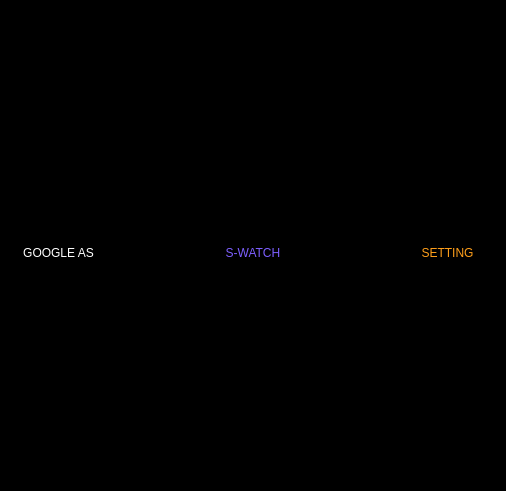
<?xml version="1.0" encoding="UTF-8"?>
<ui version="4.0">
 <class>Menu2</class>
 <widget class="QMainWindow" name="Menu2">
  <property name="geometry">
   <rect>
    <x>0</x>
    <y>0</y>
    <width>506</width>
    <height>491</height>
   </rect>
  </property>
  <property name="windowTitle">
   <string>MainWindow</string>
  </property>
  <property name="styleSheet">
   <string notr="true">background-color: rgb(0, 0, 0);</string>
  </property>
  <widget class="QWidget" name="centralwidget">
   <layout class="QHBoxLayout" name="drop_shadow_layout">
    <property name="spacing">
     <number>0</number>
    </property>
    <property name="leftMargin">
     <number>10</number>
    </property>
    <property name="topMargin">
     <number>10</number>
    </property>
    <property name="rightMargin">
     <number>10</number>
    </property>
    <property name="bottomMargin">
     <number>10</number>
    </property>
    <item>
     <layout class="QVBoxLayout" name="verticalLayout">
      <item>
       <layout class="QVBoxLayout" name="verticalLayout_2"/>
      </item>
      <item>
       <layout class="QHBoxLayout" name="horizontalLayout">
        <item>
         <widget class="QLabel" name="l1">
          <property name="text">
           <string/>
          </property>
          <property name="pixmap">
           <pixmap>Icon/assistant.png</pixmap>
          </property>
          <property name="scaledContents">
           <bool>false</bool>
          </property>
          <property name="alignment">
           <set>Qt::AlignCenter</set>
          </property>
         </widget>
        </item>
        <item>
         <widget class="QLabel" name="l2">
          <property name="text">
           <string/>
          </property>
          <property name="pixmap">
           <pixmap>Icon/icons8_coming_soon_100px.png</pixmap>
          </property>
          <property name="alignment">
           <set>Qt::AlignCenter</set>
          </property>
         </widget>
        </item>
        <item>
         <widget class="QLabel" name="l3">
          <property name="text">
           <string/>
          </property>
          <property name="pixmap">
           <pixmap>Icon/icons8_settings_100px_4.png</pixmap>
          </property>
          <property name="scaledContents">
           <bool>false</bool>
          </property>
          <property name="alignment">
           <set>Qt::AlignCenter</set>
          </property>
         </widget>
        </item>
       </layout>
      </item>
      <item>
       <layout class="QHBoxLayout" name="horizontalLayout_3">
        <item>
         <widget class="QLabel" name="label_4">
          <property name="styleSheet">
           <string notr="true">font: 75 20pt &quot;MS Shell Dlg 2&quot;;
color: rgb(255, 255, 255);</string>
          </property>
          <property name="text">
           <string>GOOGLE AS</string>
          </property>
          <property name="alignment">
           <set>Qt::AlignHCenter|Qt::AlignTop</set>
          </property>
         </widget>
        </item>
        <item>
         <widget class="QLabel" name="label_7">
          <property name="text">
           <string>TextLabel</string>
          </property>
         </widget>
        </item>
        <item>
         <widget class="QLabel" name="label_5">
          <property name="styleSheet">
           <string notr="true">font: 75 20pt &quot;MS Shell Dlg 2&quot;;
color: rgb(125, 95, 255);</string>
          </property>
          <property name="text">
           <string>S-WATCH</string>
          </property>
          <property name="alignment">
           <set>Qt::AlignHCenter|Qt::AlignTop</set>
          </property>
         </widget>
        </item>
        <item>
         <widget class="QLabel" name="label_8">
          <property name="text">
           <string>TextLabel</string>
          </property>
         </widget>
        </item>
        <item>
         <widget class="QLabel" name="label_6">
          <property name="styleSheet">
           <string notr="true">color: rgb(255, 159, 26);
font: 75 20pt &quot;MS Shell Dlg 2&quot;;</string>
          </property>
          <property name="text">
           <string>SETTING</string>
          </property>
          <property name="alignment">
           <set>Qt::AlignHCenter|Qt::AlignTop</set>
          </property>
         </widget>
        </item>
       </layout>
      </item>
     </layout>
    </item>
   </layout>
  </widget>
 </widget>
 <resources/>
 <connections/>
</ui>
